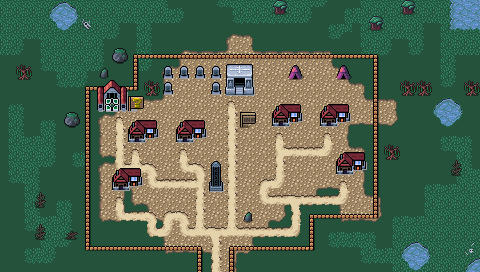

A 2D game scene composited from a Tiled map and its tileset images. What follows is a short description and the map's XML, with each tile layer's data collapsed to a summary:
An orthogonal 30x17 tile map with 16x16 px tiles, 4 tile layers (Background, Ground, Foreground, AboveSprites), 3 tilesets and 7 objects.

<map version="1.10" tiledversion="1.10.1" orientation="orthogonal" renderorder="right-down" width="30" height="17" tilewidth="16" tileheight="16" infinite="0" nextlayerid="6" nextobjectid="54">
 <editorsettings>
  <export target="wastetown..tmx" format="tmx" />
 </editorsettings>
 <tileset firstgid="1" source="../../../../common/maps/tileset/main.tsx" />
 <tileset firstgid="10113" source="../../../../common/maps/tileset/buildings.tsx" />
 <tileset firstgid="11905" source="../../../../common/maps/tileset/buildings-nocollide.tsx" />
 <layer id="1" name="Background" width="30" height="17">
  <data>[510 cells, 510 non-empty, 1 distinct tile ids]</data>
 </layer>
 <layer id="2" name="Ground" width="30" height="17">
  <data>[510 cells, 398 non-empty, 43 distinct tile ids]</data>
 </layer>
 <layer id="3" name="Foreground" width="30" height="17">
  <properties>
   <property name="spriteLayer" type="bool" value="true" />
  </properties>
  <data>[510 cells, 147 non-empty, 29 distinct tile ids]</data>
 </layer>
 <layer id="5" name="AboveSprites" width="30" height="17">
  <data>[510 cells, 35 non-empty, 17 distinct tile ids]</data>
 </layer>
 <objectgroup id="4" name="Objects">
  <object id="38" template="../../../../common/maps/obj/entry_up.tx" x="208" y="272" />
  <object id="41" template="../../../../common/maps/obj/shop.tx" x="129" y="146">
   <properties>
    <property name="commonShopList" value="RioTownBlack" /><property name="noRestock" type="bool" value="false" /></properties>
  </object>
  <object id="47" template="../../../../common/maps/obj/inn.tx" x="230" y="98" />
  <object id="48" template="../../../../common/maps/obj/shop.tx" x="336" y="80">
   <properties>
    <property name="commonShopList" value="Swamp" /><property name="noRestock" type="bool" value="false" /></properties>
  </object>
  <object id="49" template="../../../../common/maps/obj/quest.tx" x="95" y="114" width="36" height="16">
   <properties>
    <property name="questtype" value="swamp_town_identity" />
   </properties>
  </object>
  <object id="50" template="../../../../common/maps/obj/shardtrader.tx" x="288" y="82" />
  <object id="53" template="../../../../common/maps/obj/shop.tx" x="167" y="88">
   <properties>
    <property name="signXOffset" type="float" value="4" />
    <property name="signYOffset" type="float" value="-16" />
   <property name="commonShopList" value="RioTownBooster" /><property name="noRestock" type="bool" value="false" /></properties>
  </object>
 </objectgroup>
</map>
